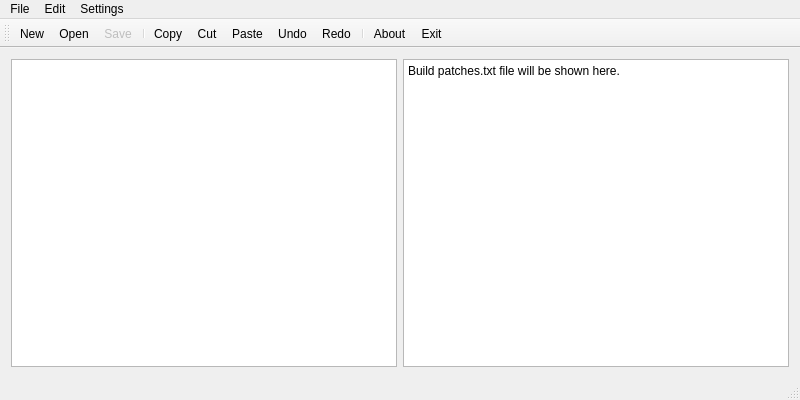
<?xml version="1.0" encoding="UTF-8"?>
<ui version="4.0">
 <class>Notepad</class>
 <widget class="QMainWindow" name="Notepad">
  <property name="geometry">
   <rect>
    <x>0</x>
    <y>0</y>
    <width>800</width>
    <height>400</height>
   </rect>
  </property>
  <property name="windowTitle">
   <string>Cemuhook Patches Writer</string>
  </property>
  <property name="autoFillBackground">
   <bool>false</bool>
  </property>
  <widget class="QWidget" name="centralWidget">
   <property name="enabled">
    <bool>true</bool>
   </property>
   <property name="sizePolicy">
    <sizepolicy hsizetype="Expanding" vsizetype="Expanding">
     <horstretch>0</horstretch>
     <verstretch>0</verstretch>
    </sizepolicy>
   </property>
   <layout class="QHBoxLayout" name="horizontalLayout">
    <property name="sizeConstraint">
     <enum>QLayout::SetDefaultConstraint</enum>
    </property>
    <item>
     <widget class="QPlainTextEdit" name="plainTextEdit">
      <property name="sizePolicy">
       <sizepolicy hsizetype="Expanding" vsizetype="Expanding">
        <horstretch>0</horstretch>
        <verstretch>0</verstretch>
       </sizepolicy>
      </property>
     </widget>
    </item>
    <item>
     <widget class="QPlainTextEdit" name="textBuildView">
      <property name="enabled">
       <bool>true</bool>
      </property>
      <property name="sizePolicy">
       <sizepolicy hsizetype="Expanding" vsizetype="Expanding">
        <horstretch>0</horstretch>
        <verstretch>0</verstretch>
       </sizepolicy>
      </property>
      <property name="autoFillBackground">
       <bool>false</bool>
      </property>
      <property name="inputMethodHints">
       <set>Qt::ImhMultiLine</set>
      </property>
      <property name="frameShape">
       <enum>QFrame::StyledPanel</enum>
      </property>
      <property name="frameShadow">
       <enum>QFrame::Sunken</enum>
      </property>
      <property name="verticalScrollBarPolicy">
       <enum>Qt::ScrollBarAsNeeded</enum>
      </property>
      <property name="horizontalScrollBarPolicy">
       <enum>Qt::ScrollBarAsNeeded</enum>
      </property>
      <property name="sizeAdjustPolicy">
       <enum>QAbstractScrollArea::AdjustIgnored</enum>
      </property>
      <property name="undoRedoEnabled">
       <bool>false</bool>
      </property>
      <property name="lineWrapMode">
       <enum>QPlainTextEdit::NoWrap</enum>
      </property>
      <property name="plainText">
       <string>Build patches.txt file will be shown here.</string>
      </property>
      <property name="textInteractionFlags">
       <set>Qt::TextSelectableByKeyboard|Qt::TextSelectableByMouse</set>
      </property>
      <property name="backgroundVisible">
       <bool>false</bool>
      </property>
      <property name="centerOnScroll">
       <bool>false</bool>
      </property>
     </widget>
    </item>
   </layout>
  </widget>
  <widget class="QMenuBar" name="menuBar">
   <property name="geometry">
    <rect>
     <x>0</x>
     <y>0</y>
     <width>800</width>
     <height>21</height>
    </rect>
   </property>
   <widget class="QMenu" name="menuFile">
    <property name="title">
     <string>File</string>
    </property>
    <addaction name="actionNew"/>
    <addaction name="actionOpen"/>
    <addaction name="actionSave"/>
    <addaction name="separator"/>
    <addaction name="actionExit"/>
   </widget>
   <widget class="QMenu" name="menuEdit">
    <property name="title">
     <string>Edit</string>
    </property>
    <addaction name="actionCopy"/>
    <addaction name="actionCut"/>
    <addaction name="actionPaste"/>
    <addaction name="separator"/>
    <addaction name="actionUndo"/>
    <addaction name="actionRedo"/>
   </widget>
   <widget class="QMenu" name="menuSettings">
    <property name="title">
     <string>Settings</string>
    </property>
    <addaction name="actionKeep_window_always_on_top"/>
    <addaction name="actionRemove_comments_from_compiled_source"/>
    <addaction name="actionOnly_show_first_patch"/>
   </widget>
   <addaction name="menuFile"/>
   <addaction name="menuEdit"/>
   <addaction name="menuSettings"/>
  </widget>
  <widget class="QToolBar" name="mainToolBar">
   <property name="autoFillBackground">
    <bool>false</bool>
   </property>
   <property name="styleSheet">
    <string notr="true"/>
   </property>
   <attribute name="toolBarArea">
    <enum>TopToolBarArea</enum>
   </attribute>
   <attribute name="toolBarBreak">
    <bool>false</bool>
   </attribute>
   <addaction name="actionNew"/>
   <addaction name="actionOpen"/>
   <addaction name="actionSave"/>
   <addaction name="separator"/>
   <addaction name="actionCopy"/>
   <addaction name="actionCut"/>
   <addaction name="actionPaste"/>
   <addaction name="actionUndo"/>
   <addaction name="actionRedo"/>
   <addaction name="separator"/>
   <addaction name="actionAbout"/>
   <addaction name="actionExit"/>
  </widget>
  <widget class="QStatusBar" name="statusBar"/>
  <action name="actionNew">
   <property name="icon">
    <iconset resource="notepad.qrc">
     <normaloff>:/images/new.png</normaloff>:/images/new.png</iconset>
   </property>
   <property name="text">
    <string>New</string>
   </property>
   <property name="toolTip">
    <string>New text document</string>
   </property>
   <property name="shortcut">
    <string>Ctrl+N</string>
   </property>
  </action>
  <action name="actionOpen">
   <property name="icon">
    <iconset resource="notepad.qrc">
     <normaloff>:/images/open.png</normaloff>:/images/open.png</iconset>
   </property>
   <property name="text">
    <string>Open</string>
   </property>
   <property name="toolTip">
    <string>Open file</string>
   </property>
   <property name="shortcut">
    <string>Ctrl+O</string>
   </property>
  </action>
  <action name="actionSave">
   <property name="enabled">
    <bool>false</bool>
   </property>
   <property name="icon">
    <iconset resource="notepad.qrc">
     <normaloff>:/images/save.png</normaloff>:/images/save.png</iconset>
   </property>
   <property name="text">
    <string>Save</string>
   </property>
   <property name="toolTip">
    <string>Save file</string>
   </property>
   <property name="shortcut">
    <string>Ctrl+S</string>
   </property>
  </action>
  <action name="actionExit">
   <property name="icon">
    <iconset theme="exit.png" resource="notepad.qrc">
     <normaloff>:/images/exit.png</normaloff>:/images/exit.png</iconset>
   </property>
   <property name="text">
    <string>Exit</string>
   </property>
   <property name="toolTip">
    <string>Exit notepad</string>
   </property>
  </action>
  <action name="actionCopy">
   <property name="icon">
    <iconset resource="notepad.qrc">
     <normaloff>:/images/copy.png</normaloff>:/images/copy.png</iconset>
   </property>
   <property name="text">
    <string>Copy</string>
   </property>
   <property name="shortcut">
    <string>Ctrl+C</string>
   </property>
  </action>
  <action name="actionCut">
   <property name="icon">
    <iconset resource="notepad.qrc">
     <normaloff>:/images/cut.png</normaloff>:/images/cut.png</iconset>
   </property>
   <property name="text">
    <string>Cut</string>
   </property>
   <property name="shortcut">
    <string>Ctrl+X</string>
   </property>
  </action>
  <action name="actionPaste">
   <property name="icon">
    <iconset resource="notepad.qrc">
     <normaloff>:/images/paste.png</normaloff>:/images/paste.png</iconset>
   </property>
   <property name="text">
    <string>Paste</string>
   </property>
   <property name="shortcut">
    <string>Ctrl+V</string>
   </property>
  </action>
  <action name="actionUndo">
   <property name="icon">
    <iconset resource="notepad.qrc">
     <normaloff>:/images/edit_undo.png</normaloff>:/images/edit_undo.png</iconset>
   </property>
   <property name="text">
    <string>Undo</string>
   </property>
   <property name="shortcut">
    <string>Ctrl+Z</string>
   </property>
  </action>
  <action name="actionRedo">
   <property name="icon">
    <iconset resource="notepad.qrc">
     <normaloff>:/images/edit_redo.png</normaloff>:/images/edit_redo.png</iconset>
   </property>
   <property name="text">
    <string>Redo</string>
   </property>
   <property name="shortcut">
    <string>Ctrl+Y</string>
   </property>
  </action>
  <action name="actionAbout">
   <property name="icon">
    <iconset resource="notepad.qrc">
     <normaloff>:/images/info.png</normaloff>:/images/info.png</iconset>
   </property>
   <property name="text">
    <string>About</string>
   </property>
   <property name="toolTip">
    <string>About Cemuhook Patches Writer</string>
   </property>
  </action>
  <action name="actionKeep_window_always_on_top">
   <property name="checkable">
    <bool>true</bool>
   </property>
   <property name="checked">
    <bool>false</bool>
   </property>
   <property name="text">
    <string>Keep window always on top</string>
   </property>
  </action>
  <action name="actionRemove_comments_from_compiled_source">
   <property name="checkable">
    <bool>true</bool>
   </property>
   <property name="text">
    <string>Remove comments from compiled source</string>
   </property>
  </action>
  <action name="actionOnly_show_first_patch">
   <property name="checkable">
    <bool>true</bool>
   </property>
   <property name="text">
    <string>Only show output of first patch</string>
   </property>
  </action>
  <action name="actionRecent_files">
   <property name="text">
    <string>Recent files</string>
   </property>
  </action>
 </widget>
 <layoutdefault spacing="6" margin="11"/>
 <resources>
  <include location="notepad.qrc"/>
 </resources>
 <connections/>
</ui>
